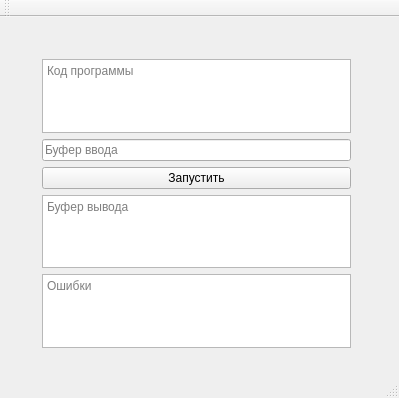
<?xml version="1.0" encoding="UTF-8"?>
<ui version="4.0">
 <class>MainWindow</class>
 <widget class="QMainWindow" name="MainWindow">
  <property name="geometry">
   <rect>
    <x>0</x>
    <y>0</y>
    <width>399</width>
    <height>398</height>
   </rect>
  </property>
  <property name="windowTitle">
   <string>MainWindow</string>
  </property>
  <widget class="QWidget" name="centralWidget">
   <widget class="QWidget" name="">
    <property name="geometry">
     <rect>
      <x>31</x>
      <y>31</y>
      <width>331</width>
      <height>311</height>
     </rect>
    </property>
    <layout class="QVBoxLayout" name="verticalLayout">
     <item>
      <widget class="QTextEdit" name="textEdit">
       <property name="placeholderText">
        <string>Код программы</string>
       </property>
      </widget>
     </item>
     <item>
      <widget class="QLineEdit" name="lineEdit">
       <property name="placeholderText">
        <string>Буфер ввода</string>
       </property>
      </widget>
     </item>
     <item>
      <widget class="QPushButton" name="pushButton">
       <property name="text">
        <string>Запустить</string>
       </property>
      </widget>
     </item>
     <item>
      <widget class="QTextEdit" name="textEdit_2">
       <property name="placeholderText">
        <string>Буфер вывода</string>
       </property>
      </widget>
     </item>
     <item>
      <widget class="QTextEdit" name="textEdit_3">
       <property name="placeholderText">
        <string>Ошибки</string>
       </property>
      </widget>
     </item>
    </layout>
   </widget>
  </widget>
  <widget class="QMenuBar" name="menuBar">
   <property name="geometry">
    <rect>
     <x>0</x>
     <y>0</y>
     <width>399</width>
     <height>21</height>
    </rect>
   </property>
  </widget>
  <widget class="QToolBar" name="mainToolBar">
   <attribute name="toolBarArea">
    <enum>TopToolBarArea</enum>
   </attribute>
   <attribute name="toolBarBreak">
    <bool>false</bool>
   </attribute>
  </widget>
  <widget class="QStatusBar" name="statusBar"/>
 </widget>
 <layoutdefault spacing="6" margin="11"/>
 <resources/>
 <connections/>
</ui>
